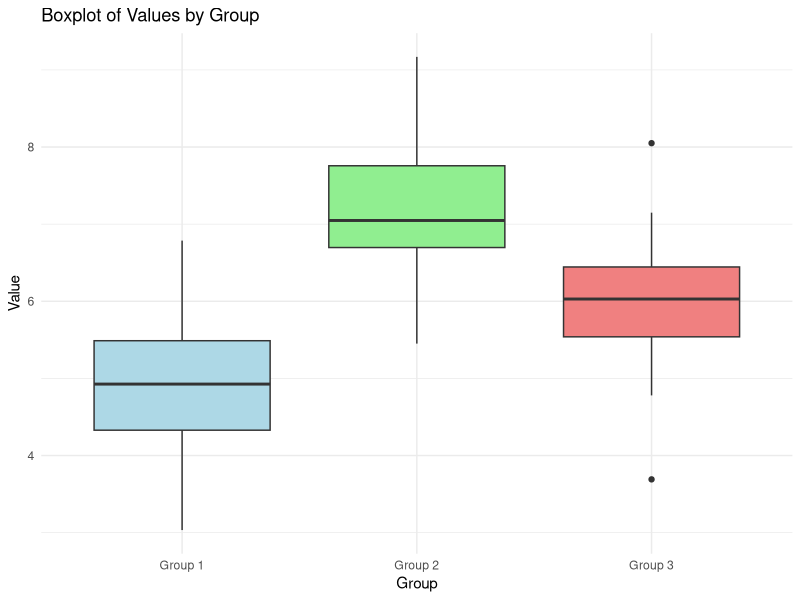

Source code (R):
rm(list = ls()) # clear out the variables from memory to make a clean execution of the code.

# If you want to remove all previous plots and clear the console, run the following two lines.
graphics.off() # clear out all plots from previous work.

cat("\014") # clear the console

#library(tidyverse)
# A better way to code...
# Find out if the library is not already installed and\
# if not, install the library and then load it.

if(!require('tidyverse')) {
  install.packages('tidyverse')
  library('tidyverse')
}

# Set seed for reproducibility
set.seed(123)

# Generate synthetic data
group1 <- rnorm(30, mean = 5, sd = 1)
group2 <- rnorm(30, mean = 7, sd = 1)
group3 <- rnorm(30, mean = 6, sd = 1)

# Combine into a data frame
data <- data.frame(
  value = c(group1, group2, group3),
  group = factor(rep(c("Group 1", "Group 2", "Group 3"), each = 30))
)

# Perform ANOVA
anova_result <- aov(value ~ group, data = data)

# Display the summary of the ANOVA
summary(anova_result)

# Create boxplot
ggplot(data, aes(x = group, y = value)) +
  geom_boxplot(fill = c("lightblue", "lightgreen", "lightcoral")) +
  theme_minimal() +
  labs(title = "Boxplot of Values by Group",
       x = "Group",
       y = "Value")
